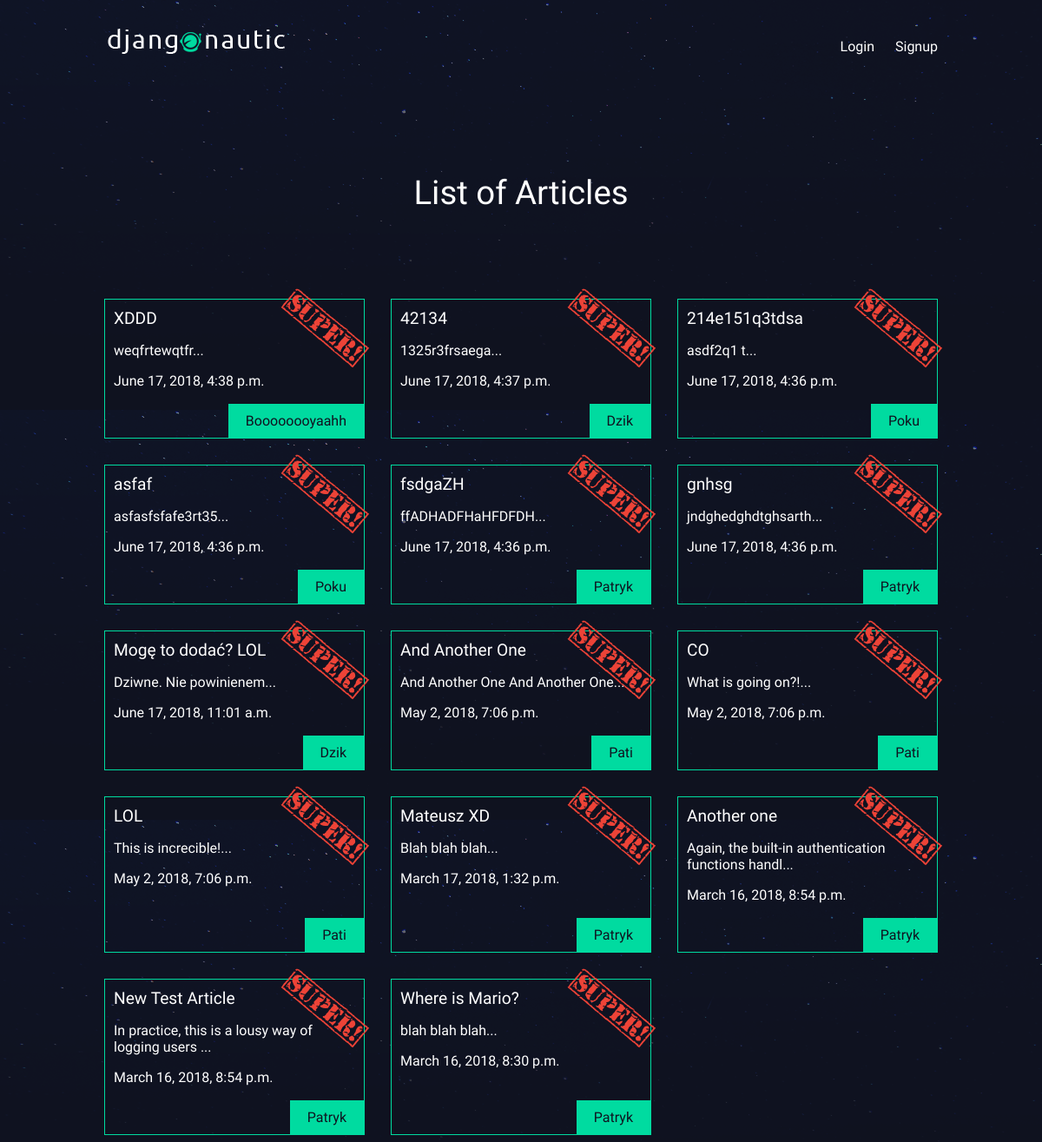
The page /articles/ on the database as committed earlier.
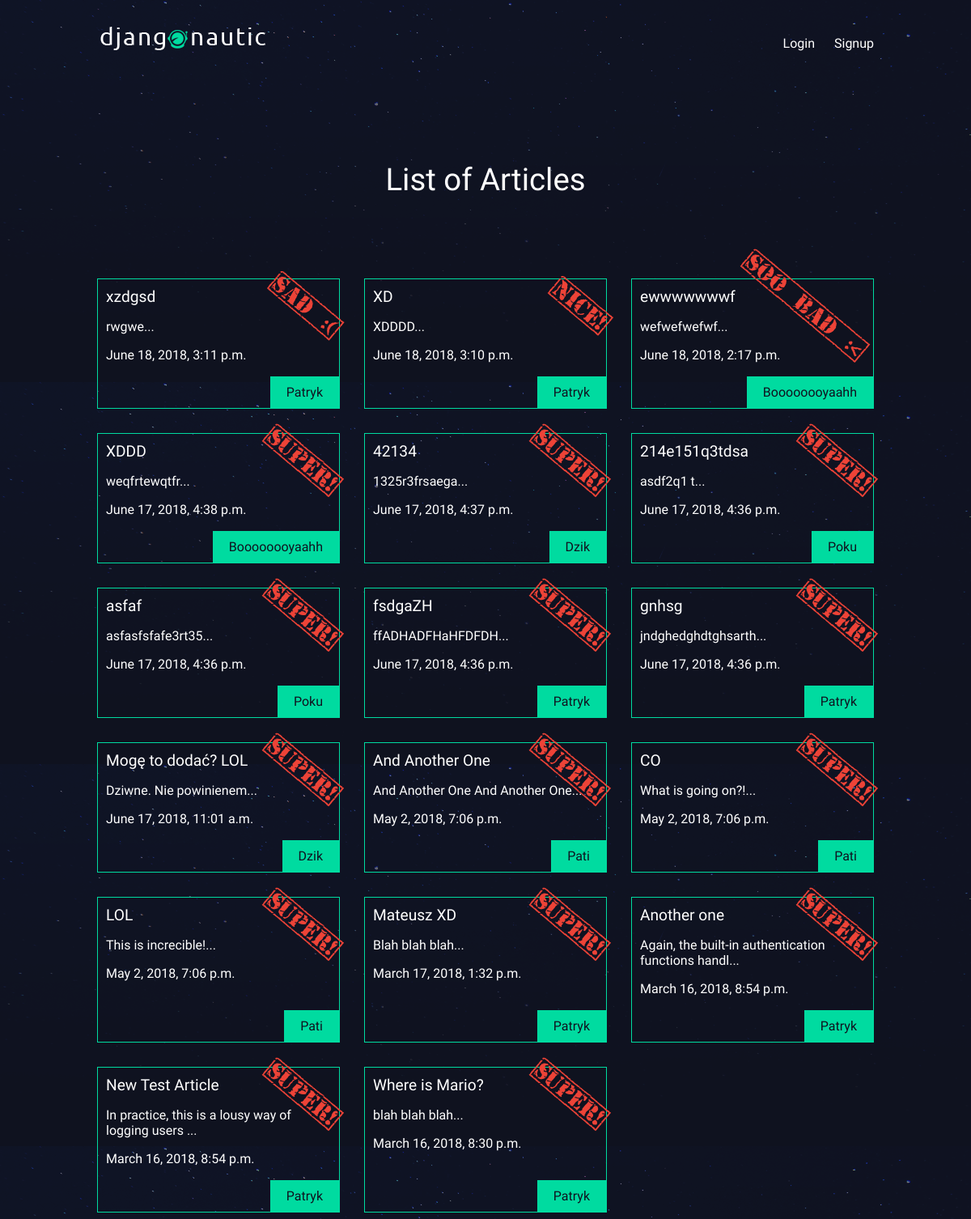
The same page on the database as committed later.
### articles/models.py (models this page shows, shortened)
class Article(models.Model):
    title = models.CharField(max_length=100)
    feel = models.IntegerField(choices=FEEL_CHOICE, default=1)
    slug = models.SlugField()
    body = models.TextField()
    date = models.DateTimeField(auto_now_add=True)
    thumb = models.ImageField(default='default.png', blank=True)
    author = models.ForeignKey(User, default=None, on_delete= models.CASCADE)
    def snippet(self):
        return self.body[:50] + '...'

### articles/views.py (the view)
# urls.py: path('', views.article_list, name="article_list"),
def article_list(request):
    article = Article.objects.all().order_by('-date')
    return render(request, 'articles/article_list.htm', {'articles': article})

### articles/templates/articles/article_list.htm
{% extends 'base_layout.htm' %}
{% block content %}
    <h1>List of Articles</h1>
    <div class="articles">
    {% for article in articles %}
      <div class="article">
        <h2><a href="{% url 'articles:detail' slug=article.slug %}">{{ article.title }}</a></h2>
        <p class="feel">{{ article.get_feel_display }}</p>
        <p>{{ article.snippet }}</p>
        <p>{{ article.date }}</p>
        <p class="author">{{ article.author.username }}</p>
      </div>
    {% endfor %}
    </div>
{% endblock%}

### templates/base_layout.htm (shortened to what this page needs)
{% load static from staticfiles %}
<!DOCTYPE html>
<html>
  <head>
    <link rel="stylesheet" href="{% static 'style.css' %}">
  </head>
  <body>
    <div class="wrapper">
      <header>
        <a href="{% url 'home' %}"><img src="{% static 'logo.png' %}"></a>
          <nav>
            <ul>
              {% if user.is_authenticated %}
            <li>
              <form class="logout-link" action="{% url 'accounts:logout' %}" method="post">
                {% csrf_token %}
                <button type="submit">Logout</button>
              </form>
            </li>
            <li><a href="{% url 'articles:create' %}" class="highlight">New Article</a> </li>
            {% else %}
            <li><a href="{% url 'accounts:login' %}">Login</a> </li>
            <li><a href="{% url 'accounts:signup' %}">Signup</a> </li>
            {% endif %}
          </ul>
          </nav>
      </header>
      {% block content %}
      {% endblock %}
    </div>
  </body>
</html>

### assets/style.css (style rules this page uses)
body { background-color: #0f121f; background-image: url(stars.png); background-repeat-y: no-repeat; color: #fff; }
body * { font-family: Ubuntu; }
h1, h2, h3, h4, h5 { font-weight: normal; margin: 0; }
a, a:hover, a:visited { color: #fff; text-decoration: none; }
.feel { position: absolute; top: -15px; right: -10px; font-family: Stamp; transform: rotate(40deg); color: #ED4337; font-size: 30px; z-index: 3; }
.wrapper { max-width: 960px; margin: 0 auto; }
div.wrapper h1 { text-align: center; margin: 100px auto; font-size: 2.4em; }
header { display: grid; grid-template-columns: 1fr 1fr; padding: 20px 0; }
nav { justify-self: end; }
nav li { display: inline-block; margin-left: 20px; }
.articles { display: grid; grid-template-columns: 1fr 1fr 1fr; grid-gap: 30px; }
.article { padding: 10px; border: 1px solid #00dba0; position: relative; padding-bottom: 40px; }
.article h2 { font-size: 1.2em; }
.article .author { padding: 10px; background: #00dba0; position: absolute; right: 0; bottom: 0; margin: 0; color: #0f121f; padding: 10px 20px; }

Rows that differ between the two databases and show on the page:
added Article: title "xzdgsd", feel "[Sad :(]", snippet "rwgwe...", date "June 18, 2018, 3:11 p.m.", author.username "Patryk"
added Article: title "XD", feel "[Nice!]", snippet "XDDDD...", date "June 18, 2018, 3:10 p.m.", author.username "Patryk"
added Article: title "ewwwwwwwf", feel "[Soo Bad :<]", snippet "wefwefwefwf...", date "June 18, 2018, 2:17 p.m.", author.username "Boooooooyaahh"
